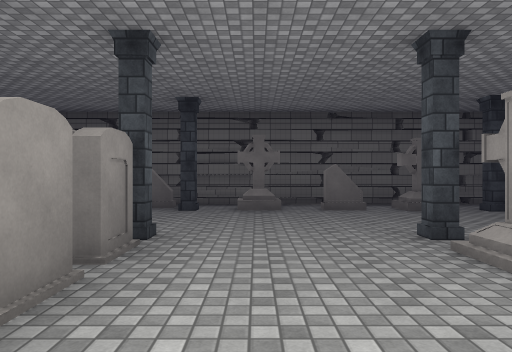
View 1 (above)

18 first-person views from a walk through a scene from a Unity 3-D project. The camera is 1.4 m above the floor, looks level and sees 70° across. The floor is counted in squares, 1.92 m on a side. Each view is taken from the middle of a square. On the plan, view 1 faces up. The plan holds only what a view shows up to about 11 squares ahead; the rest is blank. The player is left out. Surface patterns are stand-ins for the level's own textures.

View 2
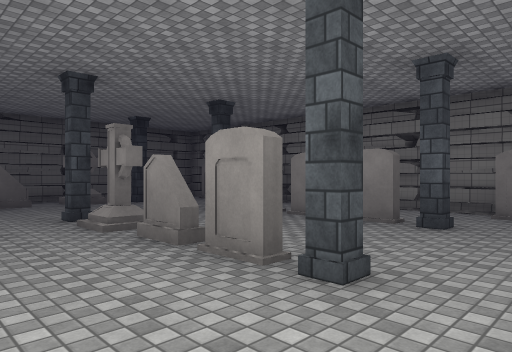

View 3
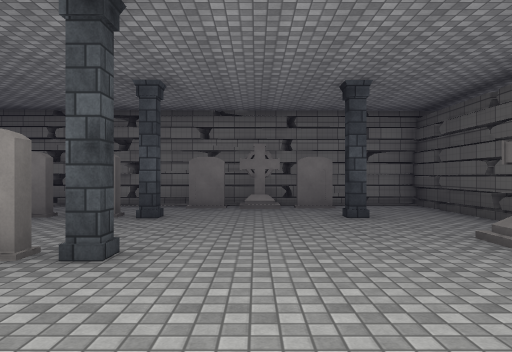

View 4
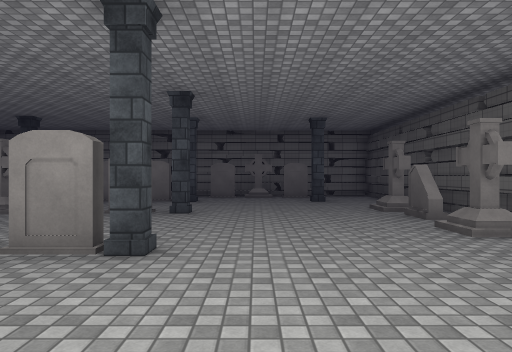

View 5
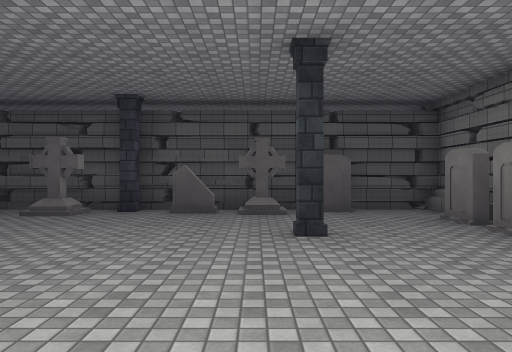

View 6
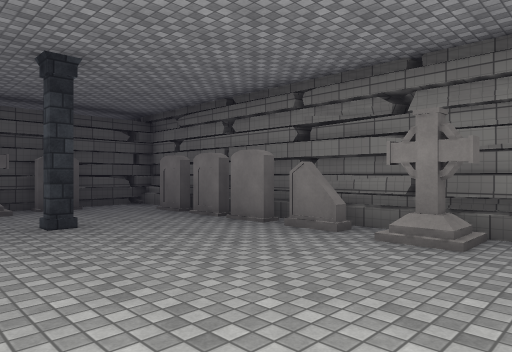

View 7
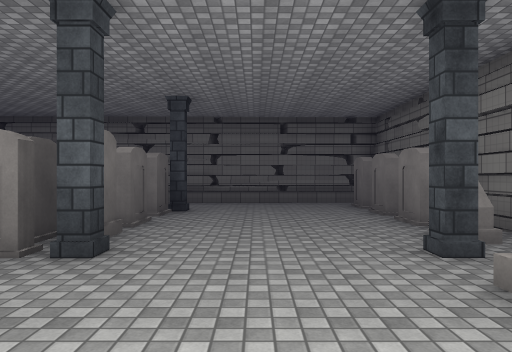

View 8
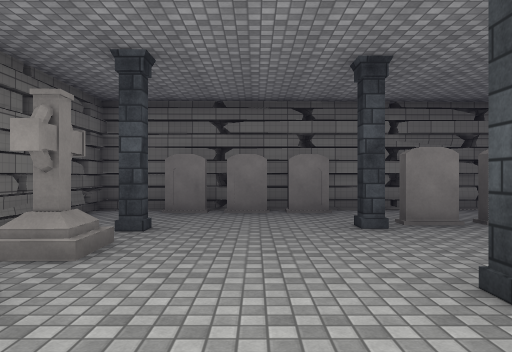

View 9
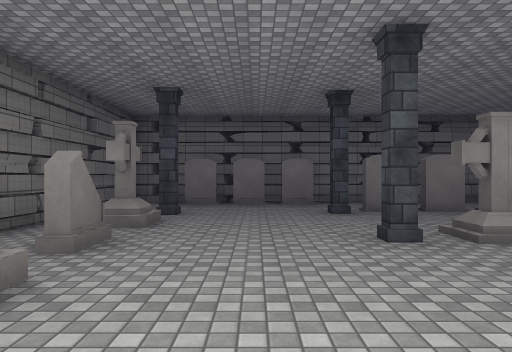

View 10
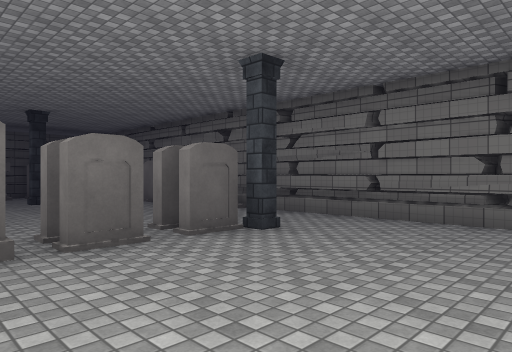

View 11
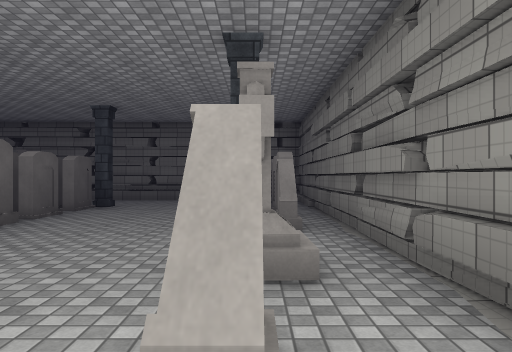

View 12
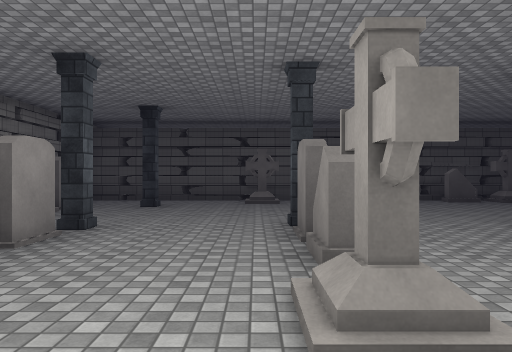

View 13
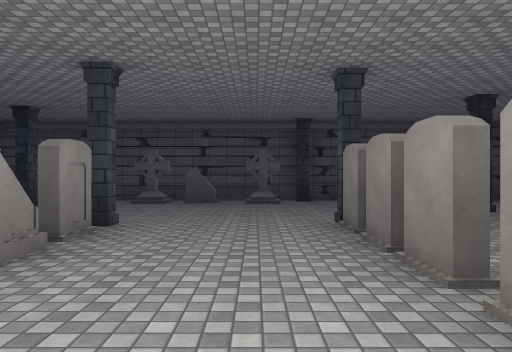

View 14
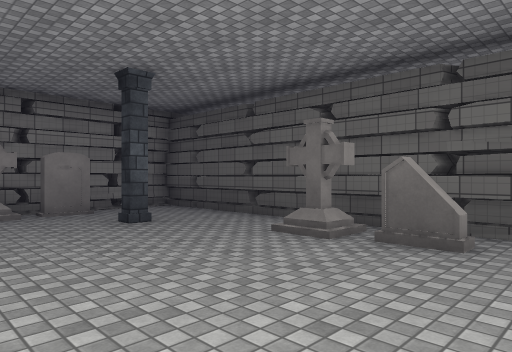

View 15
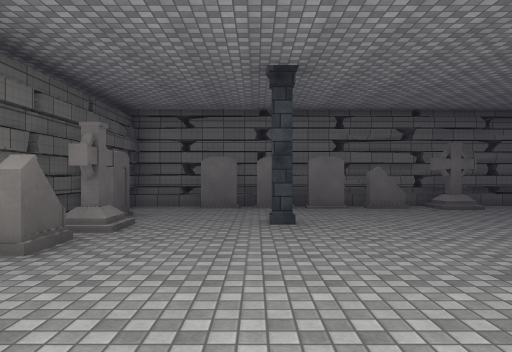

View 16
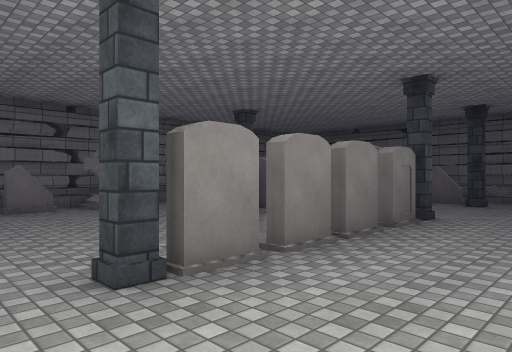

View 17
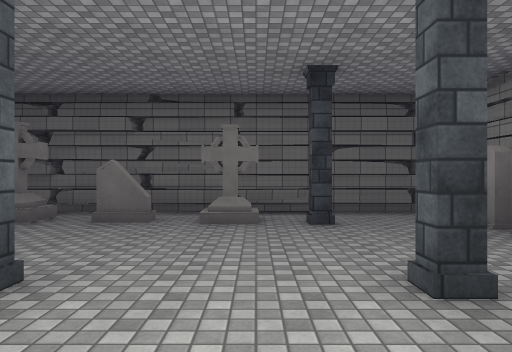

View 18
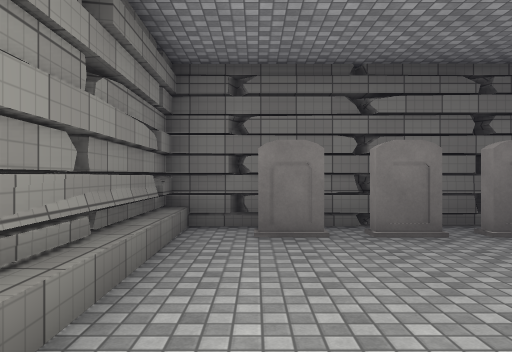

### Floor plan
Points are (right, up) in squares from view 1. A wall is a line through its corners. A room is listed if a view was taken in it or the views show most of it. See-through windows are left out.
Room 1 (views 1, 2, 3, 4, 5, 6, 7, 8, 9, 10, 11, 12, 13, 14, 15, 16, 17, 18)
walls: (-1.3, 1.5) (-1.3, 0.6); (-1.3, 2.6) (-1.3, 1.7); (-1.3, 0.4) (-1.3, -0.5); (-1.3, 3.9) (-1.3, 3); (2.2, 1.3) (2.2, 2.1); (2.4, 2.2) (2.4, 1.2); (2.2, 0.4) (2.2, 1); (-2.5, 3.5) (-2, 3.5); (-1.5, -0.5) (-1.5, 0.4); (-2.8, 4.2) (-2.3, 4.2); (-3.9, 3.5) (-3.1, 3.5); (-4.1, 4.2) (-3.1, 4.2); (5.5, 1.6) (5.5, 2.6); (5.5, 2.9) (5.5, 3.8); (5.5, 0.4) (5.5, 1.4); (2.2, 8.1) (2.2, 7.8) (1.4, 7.8); (1.4, -4.9) (2, -4.9); (-3.2, 8.4) (-4.2, 8.4); (-7.2, 0.5) (-7.2, -0.5); (7.3, 4.5) (7.3, 5.4); (-7.2, -1) (-7.2, -1.9); (-3.1, -5.2) (-2.4, -5.2); (-4.8, 8.4) (-5.6, 8.4); (7.3, -1.4) (7.3, -0.4); (3.7, 9.2) (3.5, 9.7); (1.3, -6) (1.6, -6.4) (1.8, -5.9); (8.1, 2.6) (8.1, 3.5); (7.3, 5.8) (7.3, 6.6); (8.1, 3.7) (8, 9.4) (-8.3, 9.4) (-8.1, -2.2); (-7.2, -2.1) (-7.2, -3); (-0.3, -6.3) (-0.1, -5.9); (-0.4, -6.3) (-0.2, -5.8); (8.4, 1) (7.9, 1.2); (8.5, 2.8) (8, 3.1); (7.3, 7) (7.3, 7.9); (-7.2, -3.4) (-7.2, -4.3); (7.3, -3.8) (7.3, -2.9); (-8.1, -2.7) (-8, -6.3); (-6, -5.4) (-5.1, -5.4); (8.3, 6.7) (7.9, 6.9); (8.6, -2.8) (8.1, -2.6); (-8.3, -6) (8.4, -6); (8.3, -6.3) (8.1, 1.6)
low walls: (-7.9, 1.4) (-7.9, -0.8); (-7.9, 3.9) (-7.9, 1.5); (-8.4, 1.1) (-8, 0.9)
ways out: gap at (-1, 1.5); gap at (2, 1); gap at (6, 2)
objects: other object (-7, 1); other object (-7, 9); pillar (-6, 4); column (-5, -3); other object (-5, 4); other object (-4, -5); pillar (-1, -6); pillar (-1, -1); pillar (-1, 4); pillar (-1, 8); other object (0, -5); other object (0, 8); pillar (2, 0); other object (2, 3); pillar (2, 4); other object (3, -5); other object (4, 8); pillar (5, 4); pillar (5, 8); pillar (6, -4); pillar (6, 0); other object (7, -2)

Where each view was taken, in squares from view 1:
view 1: 0 up, 0 right, facing up
view 2: 2 down, 0 right, facing up-right
view 3: 2 down, 1 left, facing right
view 4: 2 down, 5 left, facing right
view 5: 2 up, 4 left, facing down
view 6: 3 up, 3 left, facing down-left
view 7: 6 up, 2 right, facing left
view 8: 6 up, 0 right, facing right
view 9: 6 up, 2 left, facing right
view 10: 8 up, 2 left, facing down-left
view 11: 8 up, 3 right, facing left
view 12: 5 up, 3 right, facing down
view 13: 5 up, 0 right, facing down
view 14: 1 down, 0 right, facing down-right
view 15: 3 down, 1 right, facing left
view 16: 2 down, 1 right, facing up-left
view 17: 2 up, 4 right, facing up
view 18: 4 up, 7 left, facing up
